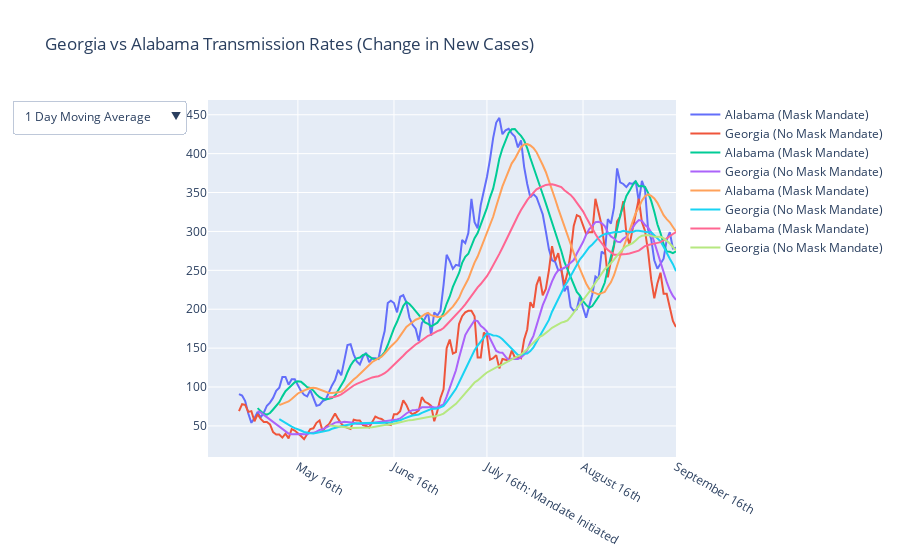

Notebook source saved alongside this figure:
### Code cell
import plotly.graph_objects as go
import pandas as pd

data_GA = agg_GA.groupby("week").sum().rolling(1).mean()
data_AL = agg_AL.groupby("date").sum().rolling(1).mean()



# Create figure and add line
fig = go.Figure()


rolling_means = [1,7,14,30]
trace_view = np.array([False for _ in range(8)])

buttons = []

for i,rm in enumerate(rolling_means):
    
    data_GA = agg_GA.groupby("date").sum().rolling(10).sum().rolling(rm).mean().diff()
    data_AL = agg_AL.groupby("date").sum().rolling(10).sum().rolling(rm).mean().diff()
    
    fig.add_trace(go.Scatter(
        x=data_AL.index,
        y=data_AL.cases,
        mode="lines",
        name = "Alabama (Mask Mandate)"
    ))

    fig.add_trace(go.Scatter(
        x=data_GA.index,
        y=data_GA.cases,
        mode="lines",
        name = "Georgia (No Mask Mandate)"
    ))
    
    view = trace_view.copy()
    view[i*2:i*2+2] = True
    
    buttons.append(dict(label=str(rm) + " Day Moving Average",
         method="update",
         args=[{"visible": view},
               {"title": str(rm) + " Day Moving Average",
                "annotations": []}]) ) 
    
fig.update_layout(
    updatemenus=[
        dict(
            active=0,
            buttons=buttons
        )
    ])


# Set custom x-axis labels
fig.update_xaxes(
    ticktext=["May 16th", "June 16th","July 16th: Mandate Initiated", "August 16th", "September 16th"],
    tickvals=["2020-05-16","2020-06-16", "2020-07-16", "2020-08-16", data_AL.index.max()],
)

# Set figure title
fig.update_layout(title_text="Georgia vs Alabama Transmission Rates (Change in New Cases)")

fig.show()

### Figure 1 — Plotly figure (JSON) as saved in the notebook; plotly's stock layout.template omitted (floating-point values rounded to 4 significant figures; data arrays with more than 128 entries replaced by an {"elided": "..."} marker saying what was removed)
{"data": [{"mode": "lines", "name": "Alabama (Mask Mandate)", "type": "scatter", "x": {"elided": "152 str values"}, "y": {"elided": "152 int values"}}, {"mode": "lines", "name": "Georgia (No Mask Mandate)", "type": "scatter", "x": {"elided": "152 str values"}, "y": {"elided": "152 int values"}}, {"mode": "lines", "name": "Alabama (Mask Mandate)", "type": "scatter", "x": {"elided": "152 str values"}, "y": {"elided": "152 float values"}}, {"mode": "lines", "name": "Georgia (No Mask Mandate)", "type": "scatter", "x": {"elided": "152 str values"}, "y": {"elided": "152 float values"}}, {"mode": "lines", "name": "Alabama (Mask Mandate)", "type": "scatter", "x": {"elided": "152 str values"}, "y": {"elided": "152 float values"}}, {"mode": "lines", "name": "Georgia (No Mask Mandate)", "type": "scatter", "x": {"elided": "152 str values"}, "y": {"elided": "152 float values"}}, {"mode": "lines", "name": "Alabama (Mask Mandate)", "type": "scatter", "x": {"elided": "152 str values"}, "y": {"elided": "152 float values"}}, {"mode": "lines", "name": "Georgia (No Mask Mandate)", "type": "scatter", "x": {"elided": "152 str values"}, "y": {"elided": "152 float values"}}], "layout": {"title": {"text": "Georgia vs Alabama Transmission Rates (Change in New Cases)"}, "updatemenus": [{"active": 0, "buttons": [{"args": [{"visible": [true, true, false, false, false, false, false, false]}, {"annotations": [], "title": "1 Day Moving Average"}], "label": "1 Day Moving Average", "method": "update"}, {"args": [{"visible": [false, false, true, true, false, false, false, false]}, {"annotations": [], "title": "7 Day Moving Average"}], "label": "7 Day Moving Average", "method": "update"}, {"args": [{"visible": [false, false, false, false, true, true, false, false]}, {"annotations": [], "title": "14 Day Moving Average"}], "label": "14 Day Moving Average", "method": "update"}, {"args": [{"visible": [false, false, false, false, false, false, true, true]}, {"annotations": [], "title": "30 Day Moving Average"}], "label": "30 Day Moving Average", "method": "update"}]}], "xaxis": {"ticktext": ["May 16th", "June 16th", "July 16th: Mandate Initiated", "August 16th", "September 16th"], "tickvals": ["2020-05-16", "2020-06-16", "2020-07-16", "2020-08-16", "2020-09-15"]}}}
